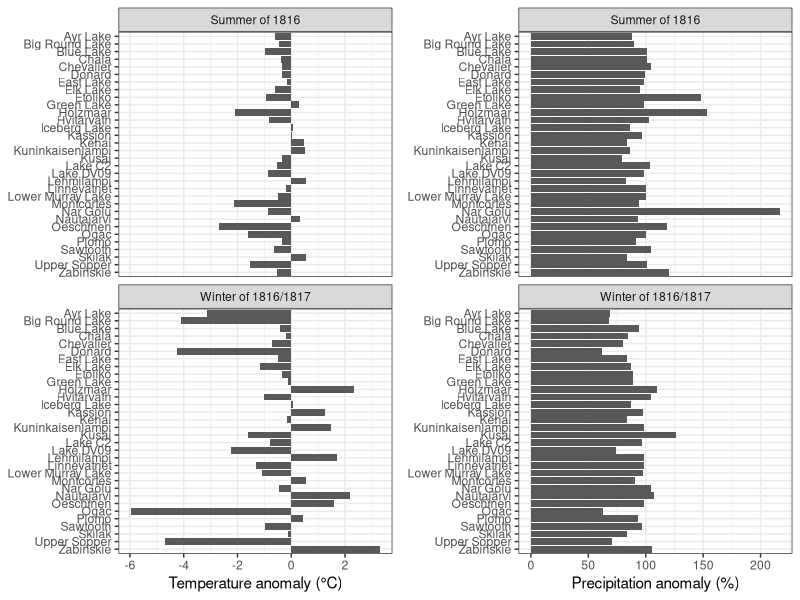
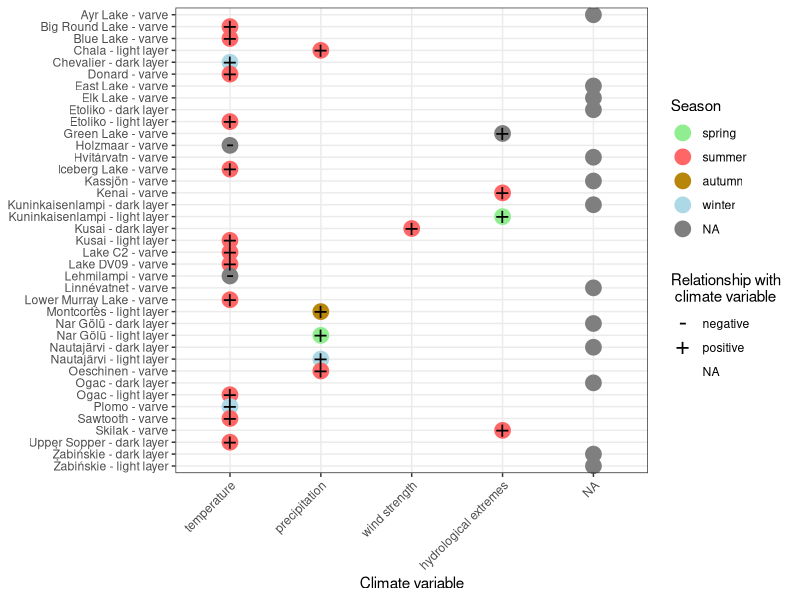
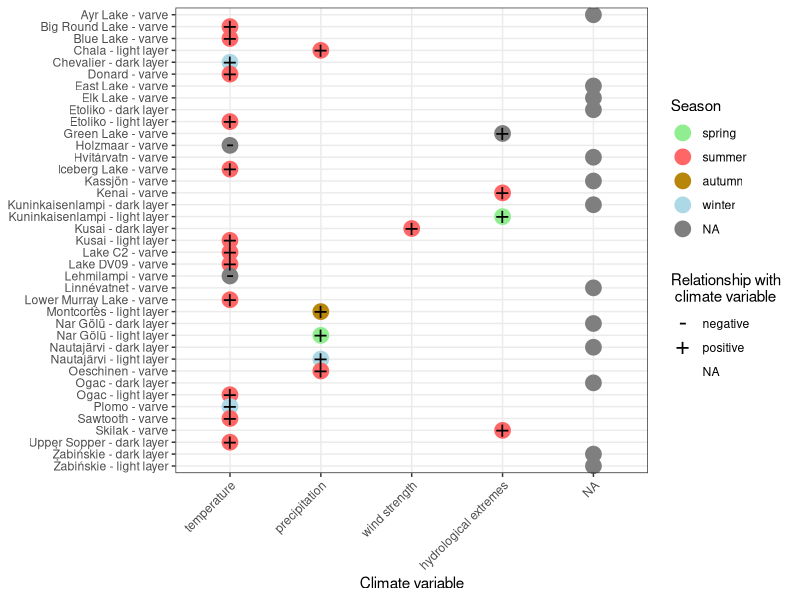

These figures' R source, in order:
library(tidyverse)
library(ggrepel)
library(patchwork)
library(gridExtra)
theme_set(theme_bw())
# Fig. 2. anomalies for the lake sites------
full_ds_an <- read_csv("data/full_ds_an.csv") %>% 
  pivot_longer(cols = summer_1816_temp_an:winter_1816_17_prec_an,
               names_to = "anomaly", values_to = "value_of_anomaly") %>% 
  mutate(unit4anomaly = ifelse(anomaly == "summer_1816_temp_an" | anomaly == "winter_1816_17_temp_an", "°C", "%"),
         lake_name = factor(lake_name, levels = sort(unique(lake_name), decreasing = TRUE))) %>% 
  mutate(anomaly = gsub("summer_1816_temp_an", "Summer temperature in 1816", anomaly),
         anomaly = gsub("winter_1816_17_temp_an", "Winter temperature in 1816/1817", anomaly),
         anomaly = gsub("summer_1816_prec_an", "Summer precipitation in 1816", anomaly),
         anomaly = gsub("winter_1816_17_prec_an", "Winter precipitation in 1816/1817", anomaly))

write_csv(full_ds_an, "data/full_ds_an_2plot.csv")

anomalies_plot_temp <- full_ds_an %>% 
  filter(anomaly == "Summer temperature in 1816" | anomaly == "Winter temperature in 1816/1817") %>%
  mutate(anomaly = gsub("Summer temperature in 1816", "Summer of 1816" , anomaly),
         anomaly = gsub("Winter temperature in 1816/1817", "Winter of 1816/1817", anomaly)) %>% 
  ggplot(aes(y = lake_name, x = value_of_anomaly)) +
  geom_col() +
  facet_wrap(.~anomaly, scales = "fixed", nrow = 2) +
  labs(
    x = "Temperature anomaly (°C)",
    y = NULL
  ) 

anomalies_plot_prec <- full_ds_an %>% 
  filter(anomaly == "Summer precipitation in 1816" | anomaly == "Winter precipitation in 1816/1817") %>% 
  mutate(anomaly = gsub("Summer precipitation in 1816", "Summer of 1816" , anomaly),
         anomaly = gsub("Winter precipitation in 1816/1817", "Winter of 1816/1817", anomaly)) %>% 
  ggplot(aes(y = lake_name, x = value_of_anomaly)) +
  geom_col() +
  facet_wrap(.~anomaly, scales = "fixed", nrow = 2) +
  labs(
    x = "Precipitation anomaly (%)",
    y = NULL
  )
  
anomalies_plot <- grid.arrange(anomalies_plot_temp, anomalies_plot_prec, ncol = 2)

ggsave(filename = "figures/anomalies_plot.svg",
       plot = anomalies_plot,
       width = 6.5,
       height = 7.5,
       device = "svg")
ggsave(filename = "figures/anomalies_plot.pdf",
       plot = anomalies_plot,
       width = 6.5,
       height = 7,
       device = "pdf")

# Fig. 3. plot varve links to climate-------
varve2climate <- tribble(
  ~lake_name, ~climate_var, ~relation, ~season, ~strength, ~other_drivers, ~comment,
  "Kassjön - varve", "NA", NA, NA, NA, NA, NA,
  "Linnévatnet - varve", "NA", NA, NA, NA, NA, NA,
  "Skilak - varve", "hydrological extremes", "positive", "summer", NA, NA, "autumn season also important",
  "Kenai - varve", "hydrological extremes", "positive", "summer", NA, NA, "autumn season also important",
  "Ayr Lake - varve", "NA", NA, NA, NA, NA, NA,
  "Big Round Lake - varve", "temperature", "positive", "summer", "r = 0.46", NA, NA,
  "Blue Lake - varve", "temperature", "positive", "summer", "r2 = 0.31", NA, NA,
  "Lake C2 - varve", "temperature", "positive", "summer", NA, NA, "association of varve thickness with summer temperature follows Hardy et al. (1996)",
  "Chala - light layer", "precipitation", "positive", "summer", NA, "wind", "strong relationship with ENSO; thick - light layer layer = La ninia",
#  "Chala - dark layer", "NA", NA, "various", NA, NA, NA,
  "Chevalier - dark layer", "temperature", "positive", "winter", "r = 0.71", "snowmelt", "r corresponds to nival units",
#  "Czechowskie", "NA", NA, NA, NA, NA, NA,
  "Donard - varve", "temperature", "positive", "summer", "r = 0.57", NA, NA,
  "Lake DV09 - varve", "temperature", "positive", "summer", NA, NA, "correlation with instrumental data was weak, but met station is distant",
  "East Lake - varve", "NA", NA, "various", NA, "snow depth", "correlation with many variables was tested; no variable have dominating significance",
  "Elk Lake - varve", "NA", NA, NA, NA, NA, "no information on varve thickness data in the text",
"Etoliko - dark layer", "NA", NA, NA, NA, "productivity", NA,  
"Etoliko - light layer", "temperature", "positive", "summer", NA, "productivity", NA,
  "Green Lake - varve", "hydrological extremes", "positive", "various", NA, "glacier recession", NA, 
  "Holzmaar - varve", "temperature", "negative", "various", "various", "precipitation", "see jpg for correlations",
  "Hvítárvatn - varve", "NA", NA, NA, NA, "rate of glacia erosion", NA,
  "Iceberg Lake - varve", "temperature", "positive", "summer", "weak", "lake levels; glacier dynamics", NA,
#  "Kenai", "hydrological extremes", "positive", NA, NA, NA, NA,
"Kuninkaisenlampi - dark layer", "NA", NA, NA, NA, NA, NA,
"Kuninkaisenlampi - light layer", "hydrological extremes", "positive", "spring", NA, NA, NA,
"Kusai - dark layer", "wind strength", "positive", "summer", NA, NA, "wind strength is modulated by Siberian High",
  "Kusai - light layer", "temperature", "positive", "summer", NA, NA, NA,
  "Lehmilampi - varve", "temperature", "negative", "various", NA, "erosion", NA,
  "Lower Murray Lake - varve", "temperature", "positive", "summer", NA, NA, NA,
  "Montcortès - light layer", "precipitation", "positive", "autumn", "r = 0.428", "temperature, and precipitation in other months", NA,
"Nar Gölü - dark layer", "NA", NA, NA, NA, "productivity", NA,
  "Nar Gölü - light layer", "precipitation", "positive", "spring", NA, "evaporation", NA,
"Nautajärvi - dark layer", "NA", NA, NA, NA, NA, NA,
  "Nautajärvi - light layer", "precipitation", "positive", "winter", NA, "winter temperature", NA,
  "Oeschinen - varve", "precipitation", "positive", "summer", "r = 0.6", NA, NA,
"Ogac - dark layer", "NA", NA, "various", NA, NA, "a consequence of late summer/fall precipitation as well as of spring/early summer temperature",
  "Ogac - light layer", "temperature", "positive", "summer", "NA", "melting degree days etc.", "many variables related to summer thermal conditions can be important; no regression on instrumental data has been done",
   "Plomo - varve", "temperature", "positive", "winter", NA, NA, "the lake is glacier fed and depends on amount of material delivered with a meltwater; boreal winter is austral summer!",
  "Sawtooth - varve", "temperature", "positive", "summer", "r = 0.16", "melting degree-days r = 0.27", NA,
#  "Skilak", "hydrological extremes", "positive", NA, NA, NA, NA,
  "Upper Sopper - dark layer", "temperature", "positive", "summer", "r = 0.82", NA, NA,
"Żabińskie - dark layer", "NA", NA, NA, NA, NA, NA,
  "Żabińskie - light layer", "NA", NA, NA, NA, NA, NA
) %>% #by season I mean boreal season
  mutate(across(1:7, as.factor),
         climate_var = factor(climate_var, levels = c("temperature", "precipitation", "wind strength",
                                                     "hydrological extremes", "NA")),
         season = factor(season, levels = c("spring", "summer", "autumn", "winter")),
         lake_name = factor(lake_name, levels = sort(lake_name, decreasing = TRUE))
         )

write_rds(varve2climate, "data/varve2climate.rds")

varve2climate_plot <- ggplot(varve2climate) +
  geom_point(aes(x = climate_var, y = lake_name, color = season), size = 5) +
  geom_point(aes(x = climate_var, y = lake_name, shape = relation), size = 6) +
  scale_color_manual(values = c("summer" = "#FF6666", "autumn" = "#B8860B", "winter" = "lightblue", "spring" = "lightgreen")) +
  scale_shape_manual(values = c("negative" = 45, "positive" = 43)) +
  labs(
    x = "Climate variable",
    y = NULL,
    color = "Season",
    shape = "Relationship with \n climate variable"
  ) +
  theme(axis.text.x = element_text(angle = 45, hjust = 1))

ggsave(filename = "figures/varve2climate_plot.svg",
       plot = varve2climate_plot,
       width = 6.5,
       height = 7,
       device = "svg")
ggsave(filename = "figures/varve2climate_plot.pdf",
       plot = varve2climate_plot,
       width = 6.5,
       height = 7,
       device = "pdf")
